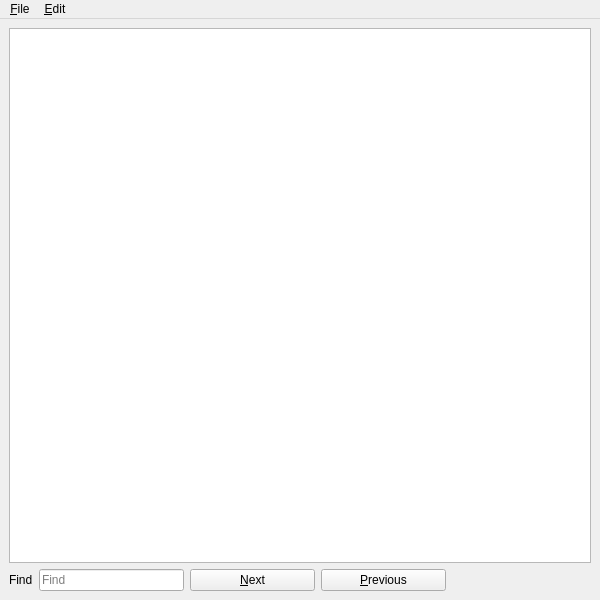
<?xml version="1.0" encoding="UTF-8"?>
<ui version="4.0">
 <class>biblioteq_documentationwindow</class>
 <widget class="QMainWindow" name="biblioteq_documentationwindow">
  <property name="geometry">
   <rect>
    <x>0</x>
    <y>0</y>
    <width>600</width>
    <height>600</height>
   </rect>
  </property>
  <property name="windowTitle">
   <string>BiblioteQ: Documentation</string>
  </property>
  <property name="windowIcon">
   <iconset resource="../Icons/icons.qrc">
    <normaloff>:/book.png</normaloff>:/book.png</iconset>
  </property>
  <widget class="QWidget" name="centralwidget">
   <layout class="QVBoxLayout" name="verticalLayout_2">
    <item>
     <widget class="QTextBrowser" name="text">
      <property name="tabChangesFocus">
       <bool>true</bool>
      </property>
     </widget>
    </item>
    <item>
     <layout class="QHBoxLayout" name="horizontalLayout">
      <item>
       <widget class="QLabel" name="label">
        <property name="text">
         <string>Find</string>
        </property>
       </widget>
      </item>
      <item>
       <widget class="QLineEdit" name="find">
        <property name="placeholderText">
         <string>Find</string>
        </property>
        <property name="clearButtonEnabled">
         <bool>true</bool>
        </property>
       </widget>
      </item>
      <item>
       <widget class="QPushButton" name="next">
        <property name="minimumSize">
         <size>
          <width>125</width>
          <height>0</height>
         </size>
        </property>
        <property name="text">
         <string>&amp;Next</string>
        </property>
        <property name="icon">
         <iconset resource="../Icons/icons.qrc">
          <normaloff>:/16x16/next.png</normaloff>:/16x16/next.png</iconset>
        </property>
       </widget>
      </item>
      <item>
       <widget class="QPushButton" name="previous">
        <property name="minimumSize">
         <size>
          <width>125</width>
          <height>0</height>
         </size>
        </property>
        <property name="text">
         <string>&amp;Previous</string>
        </property>
        <property name="icon">
         <iconset resource="../Icons/icons.qrc">
          <normaloff>:/16x16/previous.png</normaloff>:/16x16/previous.png</iconset>
        </property>
       </widget>
      </item>
      <item>
       <spacer name="horizontalSpacer">
        <property name="orientation">
         <enum>Qt::Horizontal</enum>
        </property>
        <property name="sizeHint" stdset="0">
         <size>
          <width>40</width>
          <height>20</height>
         </size>
        </property>
       </spacer>
      </item>
     </layout>
    </item>
   </layout>
  </widget>
  <widget class="QMenuBar" name="menuBar">
   <property name="geometry">
    <rect>
     <x>0</x>
     <y>0</y>
     <width>600</width>
     <height>34</height>
    </rect>
   </property>
   <widget class="QMenu" name="menu_File">
    <property name="title">
     <string>&amp;File</string>
    </property>
    <addaction name="action_Print"/>
    <addaction name="separator"/>
    <addaction name="action_Close"/>
   </widget>
   <widget class="QMenu" name="menu_Edit">
    <property name="title">
     <string>&amp;Edit</string>
    </property>
    <addaction name="action_Find"/>
   </widget>
   <addaction name="menu_File"/>
   <addaction name="menu_Edit"/>
  </widget>
  <action name="action_Close">
   <property name="text">
    <string>&amp;Close</string>
   </property>
   <property name="shortcut">
    <string>Ctrl+W</string>
   </property>
  </action>
  <action name="action_Find">
   <property name="text">
    <string>&amp;Find</string>
   </property>
   <property name="shortcut">
    <string>Ctrl+F</string>
   </property>
  </action>
  <action name="action_Print">
   <property name="text">
    <string>&amp;Print...</string>
   </property>
  </action>
 </widget>
 <tabstops>
  <tabstop>text</tabstop>
  <tabstop>find</tabstop>
  <tabstop>next</tabstop>
  <tabstop>previous</tabstop>
 </tabstops>
 <resources>
  <include location="../Icons/icons.qrc"/>
 </resources>
 <connections/>
</ui>
